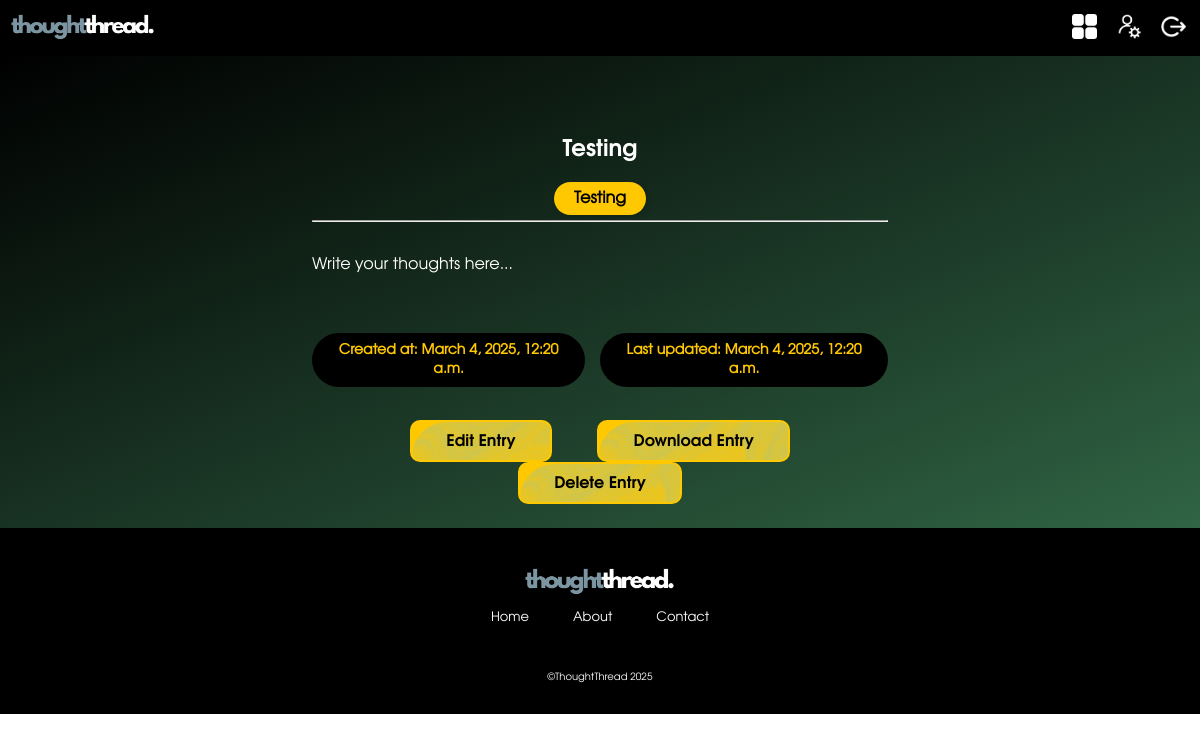
/journal/viewEntry/30/ (signed in), run on an earlier commit of the app's database.
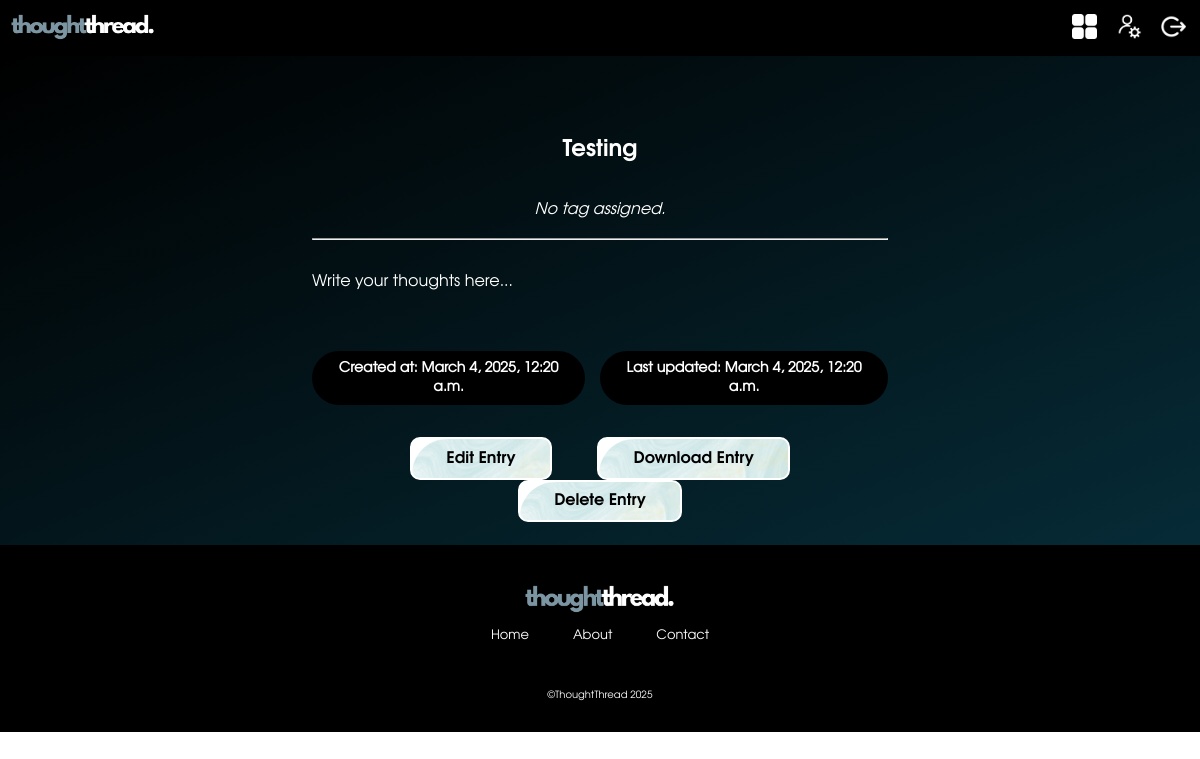
And on a later commit of the database.
### journalApp/models.py (models this page shows, shortened)
class JournalEntry(models.Model):
    entry_id = models.AutoField(primary_key=True)
    user = models.ForeignKey(User, on_delete=models.CASCADE)
    title = models.CharField(max_length=255)
    content = models.TextField()
    created_at = models.DateTimeField(auto_now_add=True)
    updated_at = models.DateTimeField(auto_now=True)
    tag = models.ForeignKey(Tag, on_delete=models.SET_NULL, null=True, blank=True)

class Tag(models.Model):
    tag_id = models.AutoField(primary_key=True)
    name = models.CharField(max_length=100, unique=True)
    user = models.ForeignKey(User, on_delete=models.CASCADE,default=1)

### journalApp/views.py (the view)
# urls.py: path('viewEntry/<int:entry_id>/', views.viewEntry, name='viewEntry'),
def viewEntry(request, entry_id):
    journal = JournalEntry.objects.get(pk=entry_id)
    params = {'journal': journal}
    return render(request, 'journalApp/viewJournalEntry.html', params)

### journalApp/templates/journalApp/viewJournalEntry.html (shortened to what this page needs)
{% load static %}
<!DOCTYPE html>
<html lang="en">
<head>
    <link rel="stylesheet" href="{% static 'css/style.css' %}">
</head>
<body>
    <header>
        <div id="header-logo">
            <a href="{% url 'index' %}">
                <img src="{% static 'images/logos/thoughtthread-logo-rect.png' %}" alt="thoughtthread." width="35%" class="blink-effect">
            </a>
        </div>
        <div id="header-nav">
            <nav>
                <a href="{% url 'index' %}"><button title="Dashboard">
                    <img src="{% static 'images/button-icons/dashboard.png' %}" alt="Dashboard">
                </button></a>
                <a href="{% url 'profSetting' %}"><button title="Settings">
                    <img src="{% static 'images/button-icons/profile.png' %}" alt="Profile Settings">
                </button></a>
                {% if user.is_authenticated %}
                <a href="{% url 'logOut' %}"><button title="Logout">
                    <img src="{% static 'images/button-icons/logout.png' %}" alt="Logout">
                </button></a>
                {% endif %}
            </nav>
        </div>
    </header>
    <main id="view-entry-page">
        <div id="view-journal-title">
            <h3>{{ journal.title }}</h3>
        </div>
        <div id="tagJournal">
            {% if journal.tag %}
            <span class="tag-pill">{{ journal.tag.name }}</span>
            {% else %}
            <p><em>No tag assigned.</em></p>
            {% endif %}
        </div>
        <hr>
        <div id="view-journal-entry">
            <p>{{ journal.content|safe }}</p>
        </div>
        <br>
        <br>
        <div id="journal-dates">
            <span class="date-pill"><strong>Created at:</strong> {{ journal.created_at }}</span>
            <span class="date-pill"><strong>Last updated:</strong> {{ journal.updated_at }}</span>
        </div>
        <br>
        <div id="vep-buttons">
            <a href="{% url 'editEntry' journal.entry_id %}">
                <button>Edit Entry</button>
            </a>
            <a href="{% url 'downloadEntry' journal.entry_id %}">
                <button>Download Entry</button>
            </a>
            <a href="">
                <button>Delete Entry</button>
            </a>
        </div>
    </main>
    <footer>
        <div>
            <a href="{% url 'index' %}">
                <img src="{% static 'images/logos/thoughtthread-logo-rect.png' %}" alt="thoughtthread.">
            </a>
        </div>
        <div id="ftr-nav">
            <a href="{% url 'index' %}">Home</a>
            <a href="{% url 'aboutUs' %}">About</a>
            <a href="mailto:contact@thoughtthread.com">Contact</a>
        </div>
        <div id="ftr-cp">
            <a>&#169;ThoughtThread 2025</a>
        </div>
    </footer>
</body>
</html>

What changed in the data, as far as the page shows it:
changed JournalEntry "Testing": tag_id 7 → empty (drawn); tag.name "Testing" → (not shown)
Also different on the page:
text now shown: "No tag assigned."
